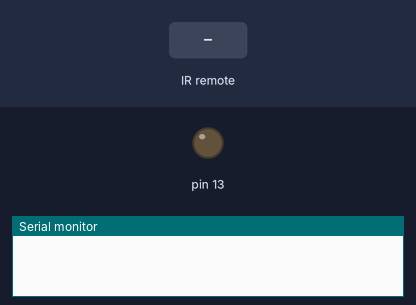
A sketch run on a simulated Arduino Uno, built with avr-gcc and run on an emulated ATmega328P. On the bench: output pins drawn as LEDs (lit = HIGH), the last lines printed to the serial monitor. Inputs (shaded band) come from the test bench.

Above: at 1.2 s.
1.3 s: infrared code 0xFF30CF received
At 1.8 s:
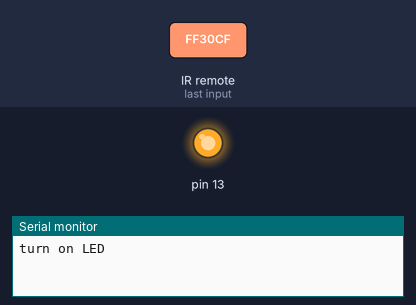
2.8 s: infrared code 0xFF18E7 received
At 4.1 s:
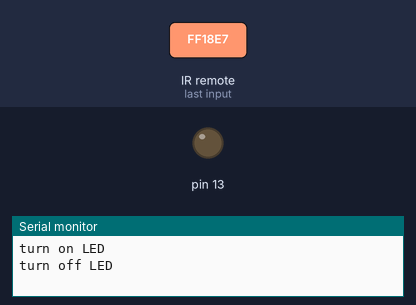
Timing chart, 0 to 5.8 s (numbered marks = the images above; inputs shaded):
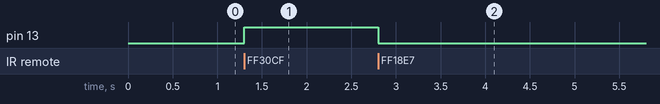

Measured:
- after the input at 1.3 s, pin 13: LOW → HIGH at once
- after the input at 2.8 s, pin 13: HIGH → LOW at once

The sketch:

ex14_1.ino
```cpp
#include <IRremote.h>
int Recv_Pin = 2;
IRrecv irrecv(Recv_Pin);
decode_results results;
void setup()
{
  Serial.begin(9600);
  irrecv.enableIRIn();                   //啟動紅外遙控
  pinMode(13,HIGH);
}
void loop() {
  if (irrecv.decode(&results)) {
     if(results.value== 0xFF30CF)         //確認接收到按鍵1的編碼
     {
        digitalWrite(13,HIGH);           //點亮LED
        Serial.println("turn on LED");   //串口顯示開燈
     }
  else if(results.value== 0xFF18E7)       //確認接收到按鍵2的編碼
       {
          digitalWrite(13,LOW );                //熄滅LED
          Serial.println("turn off LED");    //串口顯示關燈
       }
       irrecv.resume(); // 接收下一個值
  }
}
```
